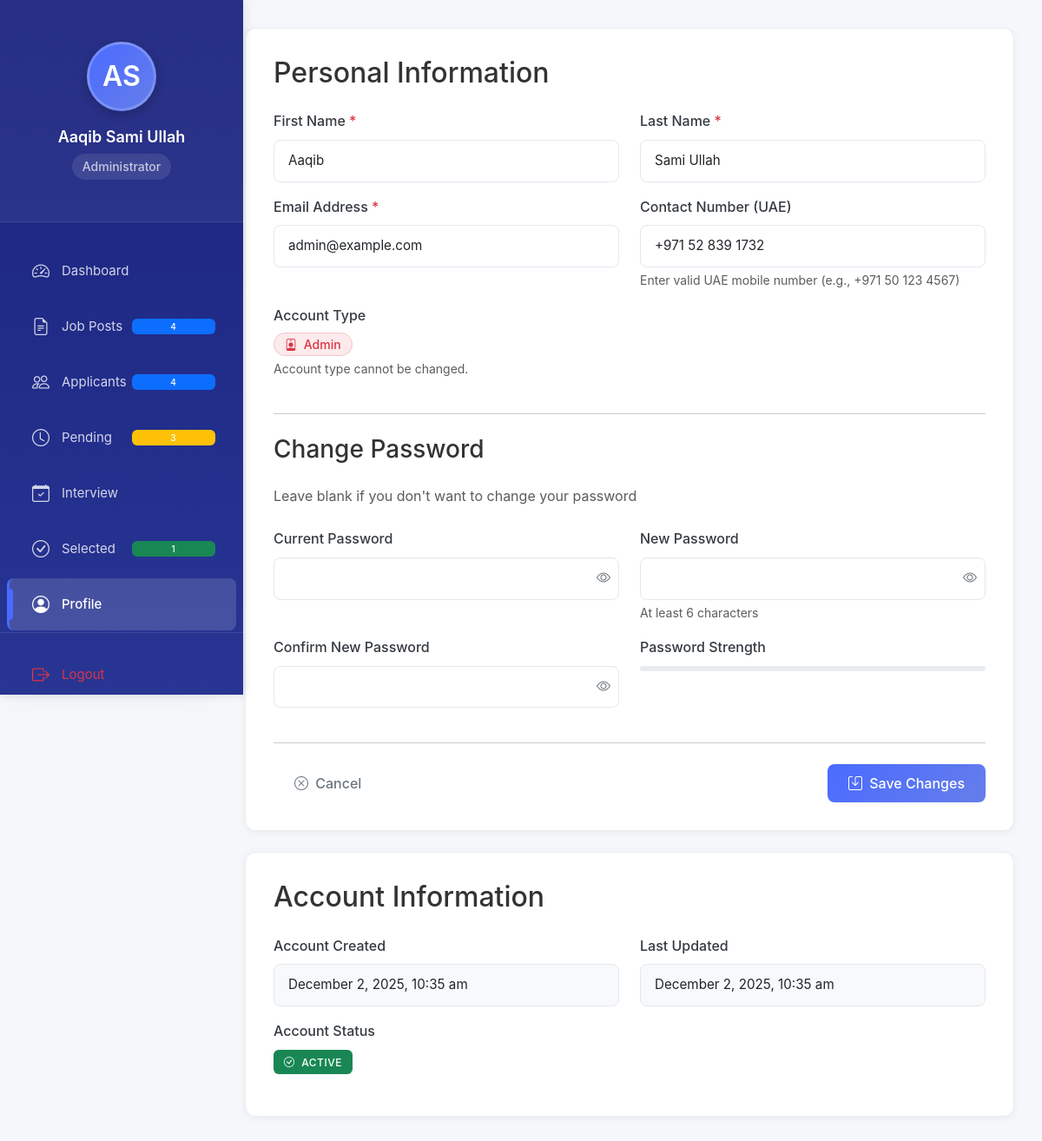
The page /admin/edit_profile.php (signed in) on the database its author committed.
### tables this page shows
CREATE TABLE `employees` (
  `id` int(11) NOT NULL,
  `first_name` varchar(50) NOT NULL,
  `last_name` varchar(50) NOT NULL,
  `email` varchar(100) NOT NULL,
  `password` varchar(255) NOT NULL,
  `contact_number` varchar(20) DEFAULT NULL,
  `role` enum('employee','admin') DEFAULT 'employee',
  `created_at` timestamp NOT NULL DEFAULT current_timestamp(),
  `reset_token` varchar(255) DEFAULT NULL,
  `reset_token_expires` datetime DEFAULT NULL
);

### config/database.php (called while the page is built, shortened)
<?php
class Database {
    private $host = "localhost";
    private $username = "root";
    private $password = "";
    private $dbname = "career";
    public function __construct() {
        try {
            $this->conn = new PDO(
                "mysql:host={$this->host};dbname={$this->dbname}",
                $this->username,
                $this->password
            );
        } catch(PDOException $e) {
            die("Connection failed: " . $e->getMessage());
        }
    }
}
$db = new Database();
?>

### admin/edit_profile.php (the view, shortened to what this page needs)
<?php
require_once '../config/database.php';
$user_id = $_SESSION['user_id'];
try {
    $stmt = $db->conn->prepare("SELECT * FROM employees WHERE id = ?");
    $stmt->execute([$user_id]);
    $user = $stmt->fetch(PDO::FETCH_ASSOC);
} catch (Exception $e) {
    die("Database error: " . $e->getMessage());
}
?>
<!DOCTYPE html>
<html lang="en">
<head>
    <link href="https://cdn.jsdelivr.net/npm/bootstrap@5.3.0/dist/css/bootstrap.min.css" rel="stylesheet">
    <link rel="stylesheet" href="https://cdn.jsdelivr.net/npm/bootstrap-icons@1.10.0/font/bootstrap-icons.css">
    <link rel="stylesheet" href="../assets/css/style.css">
</head>
<body>
    <div class="dashboard-container">
        <div class="sidebar d-none d-md-block">
            <?php include 'sidebar.php'; ?>
        </div>
        <div class="main-content">
            <div class="profile-card">
                <h2 class="mb-4">Personal Information</h2>
                <form method="POST" action="" id="profileForm" novalidate>
                    <div class="row">
                        <div class="col-md-6 mb-3">
                            <label for="first_name" class="form-label">First Name <span class="text-danger">*</span></label>
                            <input type="text"
                                   class="form-control <?php echo isset($errors['first_name']) ? 'is-invalid' : ''; ?>"
                                   id="first_name"
                                   name="first_name"
                                   value="<?php echo htmlspecialchars($user['first_name'] ?? ''); ?>"
                                   required>
                        </div>
                        <div class="col-md-6 mb-3">
                            <label for="last_name" class="form-label">Last Name <span class="text-danger">*</span></label>
                            <input type="text"
                                   class="form-control <?php echo isset($errors['last_name']) ? 'is-invalid' : ''; ?>"
                                   id="last_name"
                                   name="last_name"
                                   value="<?php echo htmlspecialchars($user['last_name'] ?? ''); ?>"
                                   required>
                        </div>
                        <div class="col-md-6 mb-3">
                            <label for="email" class="form-label">Email Address <span class="text-danger">*</span></label>
                            <input type="email"
                                   class="form-control <?php echo isset($errors['email']) ? 'is-invalid' : ''; ?>"
                                   id="email"
                                   name="email"
                                   value="<?php echo htmlspecialchars($user['email'] ?? ''); ?>"
                                   required>
                        </div>
                        <div class="col-md-6 mb-3">
    <label for="contact_number" class="form-label">Contact Number (UAE)</label>
    <input type="tel"
           class="form-control <?php echo isset($errors['contact_number']) ? 'is-invalid' : ''; ?>"
           id="contact_number"
           name="contact_number"
           value="<?php echo htmlspecialchars($user['contact_number'] ?? ''); ?>"
           pattern="^(\+971\s?(50|52|54|55|56|58)\s?\d{3}\s?\d{4}|0(50|52|54|55|56|58)\d{7})$"
           placeholder="971 50 123 4567"
           required>
    <div class="form-text">Enter valid UAE mobile number (e.g., +971 50 123 4567)</div>
</div>
                        <div class="col-12 mb-3">
                            <label class="form-label">Account Type</label>
                            <div>
                                <span class="role-badge role-<?php echo strtolower($user['role'] ?? 'employee'); ?>">
                                    <i class="bi bi-person-badge me-1"></i>
                                    <?php echo ucfirst($user['role'] ?? 'Employee'); ?>
                                </span>
                            </div>
                            <div class="form-text">Account type cannot be changed.</div>
                        </div>
                    </div>
                    <hr class="my-4">
                    <h3 class="mb-4">Change Password</h3>
                    <p class="text-muted mb-4">Leave blank if you don't want to change your password</p>
                    <div class="row">
                        <div class="col-md-6 mb-3">
                            <label for="current_password" class="form-label">Current Password</label>
                            <div class="password-input-group">
                                <input type="password"
                                       class="form-control <?php echo isset($errors['current_password']) ? 'is-invalid' : ''; ?>"
                                       id="current_password"
                                       name="current_password">
                                <button type="button" class="password-toggle" data-target="current_password">
                                    <i class="bi bi-eye"></i>
                                </button>
                            </div>
                        </div>
                        <div class="col-md-6 mb-3">
                            <label for="new_password" class="form-label">New Password</label>
                            <div class="password-input-group">
                                <input type="password"
                                       class="form-control <?php echo isset($errors['new_password']) ? 'is-invalid' : ''; ?>"
                                       id="new_password"
                                       name="new_password">
                                <button type="button" class="password-toggle" data-target="new_password">
                                    <i class="bi bi-eye"></i>
                                </button>
                            </div>
                            <div class="form-text">At least 6 characters</div>
                        </div>
                        <div class="col-md-6 mb-3">
                            <label for="confirm_password" class="form-label">Confirm New Password</label>
                            <div class="password-input-group">
                                <input type="password"
                                       class="form-control <?php echo isset($errors['confirm_password']) ? 'is-invalid' : ''; ?>"
                                       id="confirm_password"
                                       name="confirm_password">
                                <button type="button" class="password-toggle" data-target="confirm_password">
                                    <i class="bi bi-eye"></i>
                                </button>
                            </div>
                        </div>
                        <div class="col-md-6 mb-3">
                            <label class="form-label">Password Strength</label>
                            <div class="progress mb-2" style="height: 6px;">
                            </div>
                        </div>
                    </div>
                    <hr class="my-4">
                    <div class="d-flex justify-content-between">
                        <a href="dashboard.php" class="btn btn-outline-secondary">
                            <i class="bi bi-x-circle me-1"></i> Cancel
                        </a>
                        <button type="submit" class="btn btn-primary">
                            <i class="bi bi-save me-1"></i> Save Changes
                        </button>
                    </div>
                </form>
            </div>
            <div class="profile-card">
                <h2 class="mb-4">Account Information</h2>
                <div class="row">
                    <div class="col-md-6 mb-3">
                        <label class="form-label">Account Created</label>
                        <div class="form-control bg-light">
                            <?php echo date('F j, Y, g:i a', strtotime($user['created_at'] ?? 'now')); ?>
                        </div>
                    </div>
                    <div class="col-md-6 mb-3">
                        <label class="form-label">Last Updated</label>
                        <div class="form-control bg-light">
                            <?php echo date('F j, Y, g:i a', strtotime($user['updated_at'] ?? $user['created_at'] ?? 'now')); ?>
                        </div>
                    </div>
                    <div class="col-md-6 mb-3">
                        <label class="form-label">Account Status</label>
                        <div>
                            <span class="badge bg-success">
                                <i class="bi bi-check-circle me-1"></i> Active
                            </span>
                        </div>
                    </div>
                </div>
            </div>
        </div>
    </div>
</body>
</html>

### assets/css/style.css (style rules this page uses)
:root { --primary-color: #4a6bff; --primary-dark: #3a5bff; --secondary-color: #6c757d; --success-color: #28a745; --info-color: #17a2b8; --warning-color: #ffc107; --danger-color: #dc3545; --light-color: #f8f9fa; --dark-color: #343a40; --sidebar-width: 250px; --sidebar-collapsed: 70px; --transition: all 0.3s ease; }
* { margin: 0; padding: 0; box-sizing: border-box; }
body { font-family: 'Inter', -apple-system, BlinkMacSystemFont, 'Segoe UI', Roboto, Oxygen, Ubuntu, sans-serif; background-color: #f5f7fb; color: #333; line-height: 1.6; }
.dashboard-container { display: flex; min-height: calc(100vh - 76px); }
.sidebar { width: var(--sidebar-width); background: white; box-shadow: 0 0 30px rgba(0, 0, 0, 0.05); transition: var(--transition); position: sticky; top: 76px; height: calc(100vh - 76px); overflow-y: auto; z-index: 100; }
.main-content { flex: 1; padding: 2rem; overflow-x: hidden; }
.badge { padding: 0.5rem 0.75rem; font-weight: 500; font-size: 0.75rem; border-radius: 6px; text-transform: uppercase; letter-spacing: 0.5px; }
.btn { border-radius: 8px; padding: 0.625rem 1.5rem; font-weight: 500; transition: var(--transition); border: none; }
.btn-primary { background: linear-gradient(135deg, var(--primary-color), #667eea); border: none; }
.form-control, .form-select { border: 1px solid #e2e8f0; border-radius: 8px; padding: 0.75rem 1rem; font-size: 0.95rem; transition: var(--transition); }
.form-label { font-weight: 500; color: var(--dark-color); margin-bottom: 0.5rem; }
.progress { height: 8px; border-radius: 4px; background: #e9ecef; overflow: hidden; }

### admin/edit_profile.php (style rules this page uses)
.profile-card { background: white; border-radius: 12px; padding: 2rem; margin-bottom: 1.5rem; box-shadow: 0 2px 10px rgba(0, 0, 0, 0.05); border: 1px solid #e9ecef; }
.password-toggle { position: absolute; right: 10px; top: 50%; transform: translateY(-50%); background: none; border: none; color: #6c757d; cursor: pointer; z-index: 5; }
.password-input-group { position: relative; }
.role-badge { padding: 0.25rem 0.75rem; border-radius: 20px; font-size: 0.875rem; font-weight: 500; }
.role-admin { background: rgba(220, 53, 69, 0.1); color: #dc3545; border: 1px solid rgba(220, 53, 69, 0.2); }

### rows shown on the page
employees: first_name "Aaqib", last_name "Sami Ullah", email "admin@example.com", contact_number "+971 52 839 1732", role "Admin", created_at "December 2, 2025, 10:35 am"

### other values the page prints
$initials "AS"
$_SESSION['first_name'] "Aaqib"
$_SESSION['last_name'] "Sami Ullah"
$stats['jobs'] "4"
$stats['total'] "4"
$stats['pending'] "3"
$stats['selected'] "1"
